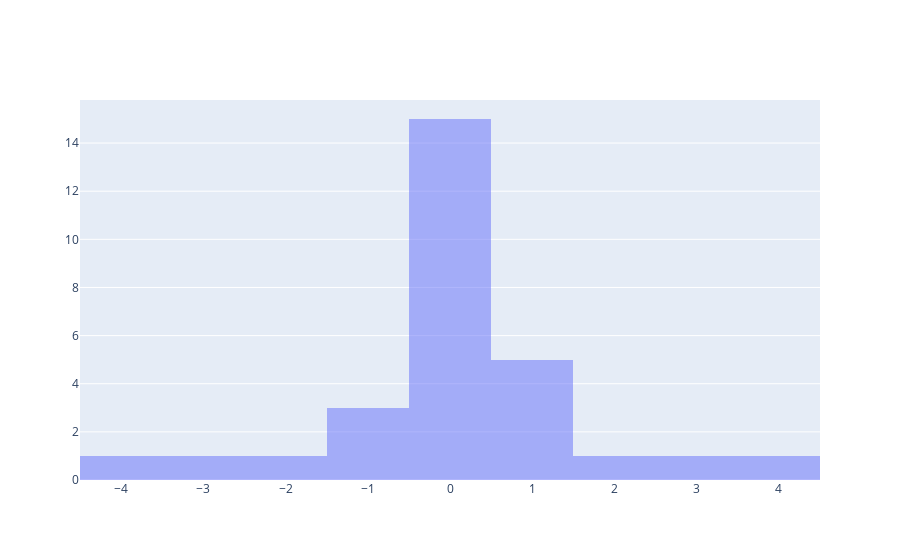

The notebook cell this image was saved under:
### Code cell
fig = go.Figure()
fig.add_trace(go.Histogram(x=win_dict['gap_ano']))
fig.add_trace(go.Histogram(x=complete_dict['gap_ano']))

# Overlay both histograms
fig.update_layout(barmode='overlay')
# Reduce opacity to see both histograms
fig.update_traces(opacity=0.50)
fig.show()

### Figure 1 — Plotly figure (JSON) as saved in the notebook; plotly's stock layout.template omitted (floating-point values rounded to 4 significant figures)
{"data": [{"opacity": 0.5, "type": "histogram", "x": [0.3544, 0, 0.5518, 0, 0, 0.866, 1.617, -3.759, 0.7931, 0, 2.796, 0, 0, 0, -0.2169, -0.1418, 3.704, 0, 0.161, -3.386, 0, 0.5753, -1.24, -0.9157, 1.139, 0, -0.6937, 0, -1.532]}], "layout": {"autosize": true, "barmode": "overlay", "xaxis": {"autorange": true, "range": [-4.5, 4.5], "type": "linear"}, "yaxis": {"autorange": true, "range": [0, 15.79]}}}
